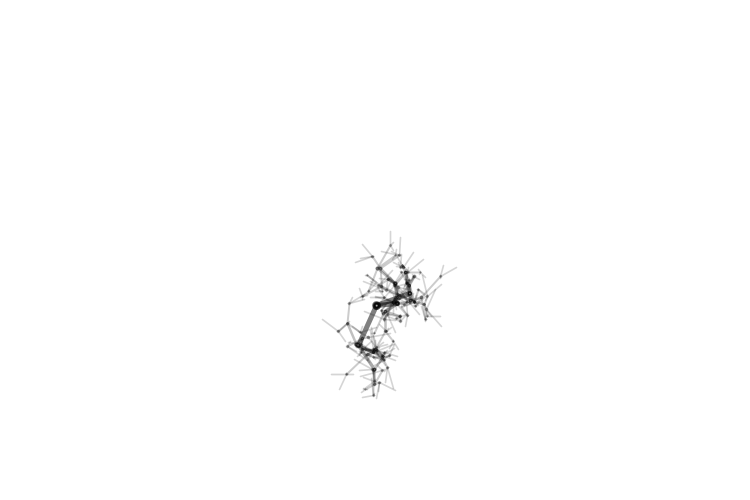
Frame 1 (no input)
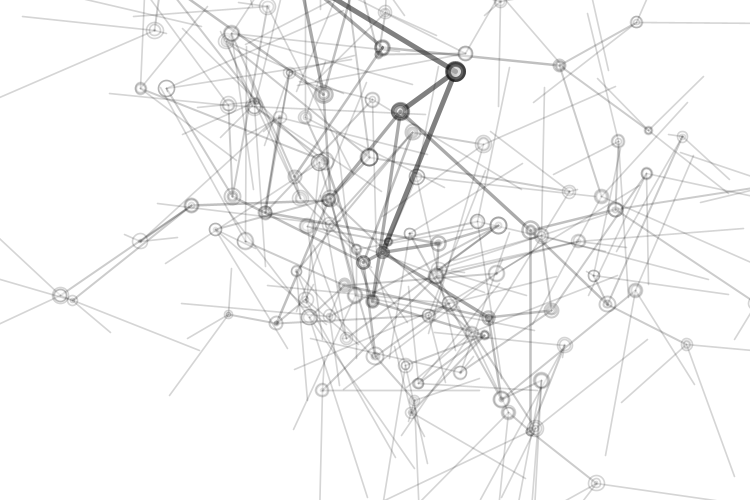
Frame 60 (the mouse pressed at the canvas centre just before this capture)
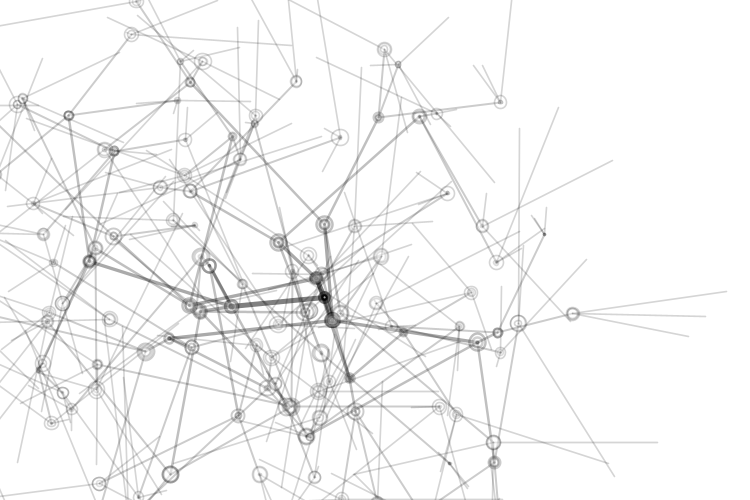
Frame 120 (the mouse held since frame 60 and released just before this capture)

The Processing sketch that drew these frames (run headless with seeded random() and noise(); from frame 60 on, the mouse is pressed at the canvas centre):

// Processing sketch: fractal_00
// ── fractal_00.pde
int _numChildren=3;
int _maxLevels=6;
Branch _trunk;

class Branch{
  float level,index;
  float x,y;
  float endx,endy;
  float strokeW,alph;
  float len,lenChange;
  float rot,rotChange;
  Branch[] children=new Branch[0];
  
  Branch(float lev,float ind,float ex,float why){
    level=lev;
    index=ind;
    strokeW=(1/level)*10;
    alph=255/level;
    len=(1/level)*random(100);
    rot=random(360);
    lenChange=random(10)-5;
    rotChange=random(10)-5;
    updateMe(ex,why);
    
    if(level<_maxLevels){
      children=new Branch[_numChildren];
      for(int x=0;x<_numChildren;x++){
        children[x]=new Branch(level+1,x,endx,endy);
      }
    }
  }
  
  void updateMe(float ex,float why){
    x=ex;
    y=why;
    
    rot+=rotChange;
    if(rot>360){rot=0;}
    else if(rot<0){rot=360;}
    
    len-=lenChange;
    if(len<0||len>200){lenChange*=-1;}
    
    float radian=radians(rot);
    endx=x+(len*cos(radian));
    endy=y+(len*sin(radian));
    
    for(int i=0;i<children.length;i++){
      children[i].updateMe(endx,endy);
    }
  }
  
  void drawMe(){
    if(level>1){
      strokeWeight(strokeW);
      stroke(0,alph);
      fill(255,alph);
      line(x,y,endx,endy);
      ellipse(x,y,len/12,len/12);
    }
    for(int i=0;i<children.length;i++){
      children[i].drawMe();
    }
  }
}

void newTree(){
  _trunk=new Branch(1,0,width/2,50);
  _trunk.drawMe();
}

void setup(){
  size(750,500);
  background(255);
  noFill();
  smooth();
  newTree();
}

void draw(){
  background(255);
  _trunk.updateMe(width/2,height/2);
  _trunk.drawMe();
}
